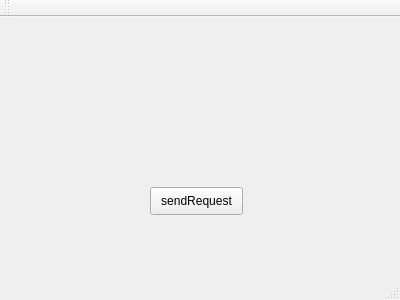
<?xml version="1.0" encoding="UTF-8"?>
<ui version="4.0">
 <class>MainWindow</class>
 <widget class="QMainWindow" name="MainWindow">
  <property name="geometry">
   <rect>
    <x>0</x>
    <y>0</y>
    <width>400</width>
    <height>300</height>
   </rect>
  </property>
  <property name="windowTitle">
   <string>MainWindow</string>
  </property>
  <widget class="QWidget" name="centralWidget">
   <widget class="QPushButton" name="sendRequest">
    <property name="geometry">
     <rect>
      <x>150</x>
      <y>170</y>
      <width>93</width>
      <height>28</height>
     </rect>
    </property>
    <property name="text">
     <string>sendRequest</string>
    </property>
   </widget>
  </widget>
  <widget class="QMenuBar" name="menuBar">
   <property name="geometry">
    <rect>
     <x>0</x>
     <y>0</y>
     <width>400</width>
     <height>26</height>
    </rect>
   </property>
  </widget>
  <widget class="QToolBar" name="mainToolBar">
   <attribute name="toolBarArea">
    <enum>TopToolBarArea</enum>
   </attribute>
   <attribute name="toolBarBreak">
    <bool>false</bool>
   </attribute>
  </widget>
  <widget class="QStatusBar" name="statusBar"/>
 </widget>
 <layoutdefault spacing="6" margin="11"/>
 <resources/>
 <connections/>
</ui>
